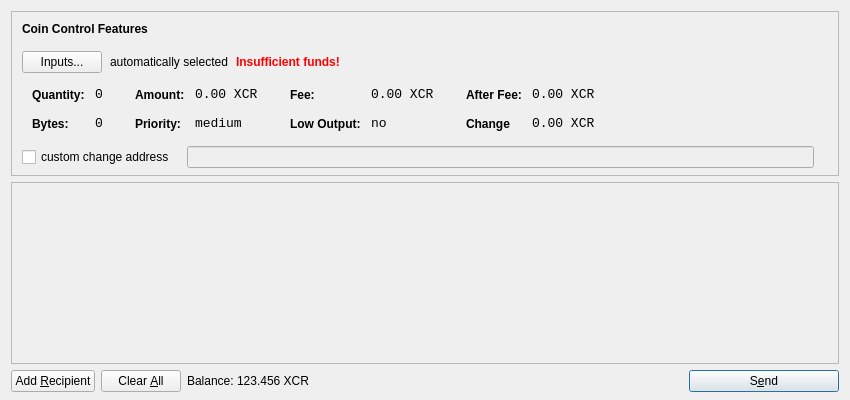
<?xml version="1.0" encoding="UTF-8"?>
<ui version="4.0">
 <class>SendCoinsDialog</class>
 <widget class="QDialog" name="SendCoinsDialog">
  <property name="geometry">
   <rect>
    <x>0</x>
    <y>0</y>
    <width>850</width>
    <height>400</height>
   </rect>
  </property>
  <property name="windowTitle">
   <string>Send Coins</string>
  </property>
  <layout class="QVBoxLayout" name="verticalLayout" stretch="0,1,0">
   <property name="bottomMargin">
    <number>8</number>
   </property>
   <item>
    <widget class="QFrame" name="frameCoinControl">
     <property name="sizePolicy">
      <sizepolicy hsizetype="Expanding" vsizetype="Expanding">
       <horstretch>0</horstretch>
       <verstretch>0</verstretch>
      </sizepolicy>
     </property>
     <property name="maximumSize">
      <size>
       <width>16777215</width>
       <height>16777215</height>
      </size>
     </property>
     <property name="frameShape">
      <enum>QFrame::StyledPanel</enum>
     </property>
     <property name="frameShadow">
      <enum>QFrame::Sunken</enum>
     </property>
     <layout class="QVBoxLayout" name="verticalLayoutCoinControl2">
      <property name="spacing">
       <number>-1</number>
      </property>
      <property name="leftMargin">
       <number>0</number>
      </property>
      <property name="topMargin">
       <number>0</number>
      </property>
      <property name="rightMargin">
       <number>0</number>
      </property>
      <property name="bottomMargin">
       <number>6</number>
      </property>
      <item>
       <layout class="QVBoxLayout" name="verticalLayoutCoinControl" stretch="0,0,0,0,1">
        <property name="spacing">
         <number>0</number>
        </property>
        <property name="leftMargin">
         <number>10</number>
        </property>
        <property name="topMargin">
         <number>10</number>
        </property>
        <item>
         <layout class="QHBoxLayout" name="horizontalLayoutCoinControl1">
          <property name="bottomMargin">
           <number>15</number>
          </property>
          <item>
           <widget class="QLabel" name="labelCoinControlFeatures">
            <property name="sizePolicy">
             <sizepolicy hsizetype="Preferred" vsizetype="Maximum">
              <horstretch>0</horstretch>
              <verstretch>0</verstretch>
             </sizepolicy>
            </property>
            <property name="font">
             <font>
              <weight>75</weight>
              <bold>true</bold>
             </font>
            </property>
            <property name="styleSheet">
             <string notr="true">font-weight:bold;</string>
            </property>
            <property name="text">
             <string>Coin Control Features</string>
            </property>
           </widget>
          </item>
         </layout>
        </item>
        <item>
         <layout class="QHBoxLayout" name="horizontalLayoutCoinControl2" stretch="0,0,0,0">
          <property name="spacing">
           <number>8</number>
          </property>
          <property name="bottomMargin">
           <number>10</number>
          </property>
          <item>
           <widget class="QPushButton" name="pushButtonCoinControl">
            <property name="styleSheet">
             <string notr="true"/>
            </property>
            <property name="text">
             <string>Inputs...</string>
            </property>
           </widget>
          </item>
          <item>
           <widget class="QLabel" name="labelCoinControlAutomaticallySelected">
            <property name="text">
             <string>automatically selected</string>
            </property>
            <property name="margin">
             <number>5</number>
            </property>
           </widget>
          </item>
          <item>
           <widget class="QLabel" name="labelCoinControlInsuffFunds">
            <property name="font">
             <font>
              <weight>75</weight>
              <bold>true</bold>
             </font>
            </property>
            <property name="styleSheet">
             <string notr="true">color:red;font-weight:bold;</string>
            </property>
            <property name="text">
             <string>Insufficient funds!</string>
            </property>
            <property name="margin">
             <number>5</number>
            </property>
           </widget>
          </item>
          <item>
           <spacer name="horizontalSpacerCoinControl">
            <property name="orientation">
             <enum>Qt::Horizontal</enum>
            </property>
            <property name="sizeHint" stdset="0">
             <size>
              <width>40</width>
              <height>1</height>
             </size>
            </property>
           </spacer>
          </item>
         </layout>
        </item>
        <item>
         <widget class="QWidget" name="widgetCoinControl" native="true">
          <property name="sizePolicy">
           <sizepolicy hsizetype="Preferred" vsizetype="Preferred">
            <horstretch>0</horstretch>
            <verstretch>0</verstretch>
           </sizepolicy>
          </property>
          <property name="minimumSize">
           <size>
            <width>0</width>
            <height>0</height>
           </size>
          </property>
          <property name="styleSheet">
           <string notr="true"/>
          </property>
          <layout class="QHBoxLayout" name="horizontalLayoutCoinControl5">
           <property name="margin">
            <number>0</number>
           </property>
           <item>
            <layout class="QHBoxLayout" name="horizontalLayoutCoinControl3" stretch="0,0,0,1">
             <property name="spacing">
              <number>20</number>
             </property>
             <property name="topMargin">
              <number>0</number>
             </property>
             <property name="bottomMargin">
              <number>10</number>
             </property>
             <item>
              <layout class="QFormLayout" name="formLayoutCoinControl1">
               <property name="horizontalSpacing">
                <number>10</number>
               </property>
               <property name="verticalSpacing">
                <number>14</number>
               </property>
               <property name="leftMargin">
                <number>10</number>
               </property>
               <property name="topMargin">
                <number>4</number>
               </property>
               <property name="rightMargin">
                <number>6</number>
               </property>
               <item row="0" column="0">
                <widget class="QLabel" name="labelCoinControlQuantityText">
                 <property name="styleSheet">
                  <string notr="true">font-weight:bold;</string>
                 </property>
                 <property name="text">
                  <string>Quantity:</string>
                 </property>
                 <property name="margin">
                  <number>0</number>
                 </property>
                </widget>
               </item>
               <item row="0" column="1">
                <widget class="QLabel" name="labelCoinControlQuantity">
                 <property name="font">
                  <font>
                   <family>Monospace</family>
                   <pointsize>10</pointsize>
                  </font>
                 </property>
                 <property name="cursor">
                  <cursorShape>IBeamCursor</cursorShape>
                 </property>
                 <property name="contextMenuPolicy">
                  <enum>Qt::ActionsContextMenu</enum>
                 </property>
                 <property name="text">
                  <string>0</string>
                 </property>
                 <property name="margin">
                  <number>0</number>
                 </property>
                 <property name="textInteractionFlags">
                  <set>Qt::LinksAccessibleByMouse|Qt::TextSelectableByKeyboard|Qt::TextSelectableByMouse</set>
                 </property>
                </widget>
               </item>
               <item row="1" column="0">
                <widget class="QLabel" name="labelCoinControlBytesText">
                 <property name="styleSheet">
                  <string notr="true">font-weight:bold;</string>
                 </property>
                 <property name="text">
                  <string>Bytes:</string>
                 </property>
                </widget>
               </item>
               <item row="1" column="1">
                <widget class="QLabel" name="labelCoinControlBytes">
                 <property name="font">
                  <font>
                   <family>Monospace</family>
                   <pointsize>10</pointsize>
                  </font>
                 </property>
                 <property name="cursor">
                  <cursorShape>IBeamCursor</cursorShape>
                 </property>
                 <property name="contextMenuPolicy">
                  <enum>Qt::ActionsContextMenu</enum>
                 </property>
                 <property name="text">
                  <string>0</string>
                 </property>
                 <property name="textInteractionFlags">
                  <set>Qt::LinksAccessibleByMouse|Qt::TextSelectableByKeyboard|Qt::TextSelectableByMouse</set>
                 </property>
                </widget>
               </item>
              </layout>
             </item>
             <item>
              <layout class="QFormLayout" name="formLayoutCoinControl2">
               <property name="horizontalSpacing">
                <number>10</number>
               </property>
               <property name="verticalSpacing">
                <number>14</number>
               </property>
               <property name="leftMargin">
                <number>6</number>
               </property>
               <property name="topMargin">
                <number>4</number>
               </property>
               <property name="rightMargin">
                <number>6</number>
               </property>
               <item row="0" column="0">
                <widget class="QLabel" name="labelCoinControlAmountText">
                 <property name="styleSheet">
                  <string notr="true">font-weight:bold;</string>
                 </property>
                 <property name="text">
                  <string>Amount:</string>
                 </property>
                 <property name="margin">
                  <number>0</number>
                 </property>
                </widget>
               </item>
               <item row="0" column="1">
                <widget class="QLabel" name="labelCoinControlAmount">
                 <property name="font">
                  <font>
                   <family>Monospace</family>
                   <pointsize>10</pointsize>
                  </font>
                 </property>
                 <property name="cursor">
                  <cursorShape>IBeamCursor</cursorShape>
                 </property>
                 <property name="contextMenuPolicy">
                  <enum>Qt::ActionsContextMenu</enum>
                 </property>
                 <property name="text">
                  <string>0.00 XCR</string>
                 </property>
                 <property name="textInteractionFlags">
                  <set>Qt::LinksAccessibleByMouse|Qt::TextSelectableByKeyboard|Qt::TextSelectableByMouse</set>
                 </property>
                </widget>
               </item>
               <item row="1" column="0">
                <widget class="QLabel" name="labelCoinControlPriorityText">
                 <property name="styleSheet">
                  <string notr="true">font-weight:bold;</string>
                 </property>
                 <property name="text">
                  <string>Priority:</string>
                 </property>
                </widget>
               </item>
               <item row="1" column="1">
                <widget class="QLabel" name="labelCoinControlPriority">
                 <property name="font">
                  <font>
                   <family>Monospace</family>
                   <pointsize>10</pointsize>
                  </font>
                 </property>
                 <property name="cursor">
                  <cursorShape>IBeamCursor</cursorShape>
                 </property>
                 <property name="contextMenuPolicy">
                  <enum>Qt::ActionsContextMenu</enum>
                 </property>
                 <property name="text">
                  <string>medium</string>
                 </property>
                 <property name="textInteractionFlags">
                  <set>Qt::LinksAccessibleByMouse|Qt::TextSelectableByKeyboard|Qt::TextSelectableByMouse</set>
                 </property>
                </widget>
               </item>
              </layout>
             </item>
             <item>
              <layout class="QFormLayout" name="formLayoutCoinControl3">
               <property name="horizontalSpacing">
                <number>10</number>
               </property>
               <property name="verticalSpacing">
                <number>14</number>
               </property>
               <property name="leftMargin">
                <number>6</number>
               </property>
               <property name="topMargin">
                <number>4</number>
               </property>
               <property name="rightMargin">
                <number>6</number>
               </property>
               <item row="0" column="0">
                <widget class="QLabel" name="labelCoinControlFeeText">
                 <property name="styleSheet">
                  <string notr="true">font-weight:bold;</string>
                 </property>
                 <property name="text">
                  <string>Fee:</string>
                 </property>
                 <property name="margin">
                  <number>0</number>
                 </property>
                </widget>
               </item>
               <item row="0" column="1">
                <widget class="QLabel" name="labelCoinControlFee">
                 <property name="font">
                  <font>
                   <family>Monospace</family>
                   <pointsize>10</pointsize>
                  </font>
                 </property>
                 <property name="cursor">
                  <cursorShape>IBeamCursor</cursorShape>
                 </property>
                 <property name="contextMenuPolicy">
                  <enum>Qt::ActionsContextMenu</enum>
                 </property>
                 <property name="text">
                  <string>0.00 XCR</string>
                 </property>
                 <property name="textInteractionFlags">
                  <set>Qt::LinksAccessibleByMouse|Qt::TextSelectableByKeyboard|Qt::TextSelectableByMouse</set>
                 </property>
                </widget>
               </item>
               <item row="1" column="0">
                <widget class="QLabel" name="labelCoinControlLowOutputText">
                 <property name="styleSheet">
                  <string notr="true">font-weight:bold;</string>
                 </property>
                 <property name="text">
                  <string>Low Output:</string>
                 </property>
                </widget>
               </item>
               <item row="1" column="1">
                <widget class="QLabel" name="labelCoinControlLowOutput">
                 <property name="font">
                  <font>
                   <family>Monospace</family>
                   <pointsize>10</pointsize>
                  </font>
                 </property>
                 <property name="cursor">
                  <cursorShape>IBeamCursor</cursorShape>
                 </property>
                 <property name="contextMenuPolicy">
                  <enum>Qt::ActionsContextMenu</enum>
                 </property>
                 <property name="text">
                  <string>no</string>
                 </property>
                 <property name="textInteractionFlags">
                  <set>Qt::LinksAccessibleByMouse|Qt::TextSelectableByKeyboard|Qt::TextSelectableByMouse</set>
                 </property>
                </widget>
               </item>
              </layout>
             </item>
             <item>
              <layout class="QFormLayout" name="formLayoutCoinControl4">
               <property name="horizontalSpacing">
                <number>10</number>
               </property>
               <property name="verticalSpacing">
                <number>14</number>
               </property>
               <property name="leftMargin">
                <number>6</number>
               </property>
               <property name="topMargin">
                <number>4</number>
               </property>
               <property name="rightMargin">
                <number>6</number>
               </property>
               <item row="0" column="0">
                <widget class="QLabel" name="labelCoinControlAfterFeeText">
                 <property name="styleSheet">
                  <string notr="true">font-weight:bold;</string>
                 </property>
                 <property name="text">
                  <string>After Fee:</string>
                 </property>
                 <property name="margin">
                  <number>0</number>
                 </property>
                </widget>
               </item>
               <item row="0" column="1">
                <widget class="QLabel" name="labelCoinControlAfterFee">
                 <property name="font">
                  <font>
                   <family>Monospace</family>
                   <pointsize>10</pointsize>
                  </font>
                 </property>
                 <property name="cursor">
                  <cursorShape>IBeamCursor</cursorShape>
                 </property>
                 <property name="contextMenuPolicy">
                  <enum>Qt::ActionsContextMenu</enum>
                 </property>
                 <property name="text">
                  <string>0.00 XCR</string>
                 </property>
                 <property name="textInteractionFlags">
                  <set>Qt::LinksAccessibleByMouse|Qt::TextSelectableByKeyboard|Qt::TextSelectableByMouse</set>
                 </property>
                </widget>
               </item>
               <item row="1" column="0">
                <widget class="QLabel" name="labelCoinControlChangeText">
                 <property name="styleSheet">
                  <string notr="true">font-weight:bold;</string>
                 </property>
                 <property name="text">
                  <string>Change</string>
                 </property>
                </widget>
               </item>
               <item row="1" column="1">
                <widget class="QLabel" name="labelCoinControlChange">
                 <property name="font">
                  <font>
                   <family>Monospace</family>
                   <pointsize>10</pointsize>
                  </font>
                 </property>
                 <property name="cursor">
                  <cursorShape>IBeamCursor</cursorShape>
                 </property>
                 <property name="contextMenuPolicy">
                  <enum>Qt::ActionsContextMenu</enum>
                 </property>
                 <property name="text">
                  <string>0.00 XCR</string>
                 </property>
                 <property name="textInteractionFlags">
                  <set>Qt::LinksAccessibleByMouse|Qt::TextSelectableByKeyboard|Qt::TextSelectableByMouse</set>
                 </property>
                </widget>
               </item>
              </layout>
             </item>
            </layout>
           </item>
          </layout>
         </widget>
        </item>
        <item>
         <layout class="QHBoxLayout" name="horizontalLayoutCoinControl4" stretch="0,0,0">
          <property name="spacing">
           <number>12</number>
          </property>
          <property name="sizeConstraint">
           <enum>QLayout::SetDefaultConstraint</enum>
          </property>
          <property name="topMargin">
           <number>5</number>
          </property>
          <property name="rightMargin">
           <number>5</number>
          </property>
          <item>
           <widget class="QCheckBox" name="checkBoxCoinControlChange">
            <property name="text">
             <string>custom change address</string>
            </property>
           </widget>
          </item>
          <item>
           <widget class="QLineEdit" name="lineEditCoinControlChange">
            <property name="enabled">
             <bool>false</bool>
            </property>
            <property name="sizePolicy">
             <sizepolicy hsizetype="Expanding" vsizetype="Fixed">
              <horstretch>0</horstretch>
              <verstretch>0</verstretch>
             </sizepolicy>
            </property>
           </widget>
          </item>
          <item>
           <widget class="QLabel" name="labelCoinControlChangeLabel">
            <property name="sizePolicy">
             <sizepolicy hsizetype="Preferred" vsizetype="Expanding">
              <horstretch>0</horstretch>
              <verstretch>0</verstretch>
             </sizepolicy>
            </property>
            <property name="minimumSize">
             <size>
              <width>0</width>
              <height>0</height>
             </size>
            </property>
            <property name="text">
             <string/>
            </property>
            <property name="margin">
             <number>3</number>
            </property>
           </widget>
          </item>
         </layout>
        </item>
        <item>
         <spacer name="verticalSpacerCoinControl">
          <property name="orientation">
           <enum>Qt::Vertical</enum>
          </property>
          <property name="sizeHint" stdset="0">
           <size>
            <width>800</width>
            <height>1</height>
           </size>
          </property>
         </spacer>
        </item>
       </layout>
      </item>
     </layout>
    </widget>
   </item>
   <item>
    <widget class="QScrollArea" name="scrollArea">
     <property name="widgetResizable">
      <bool>true</bool>
     </property>
     <widget class="QWidget" name="scrollAreaWidgetContents">
      <property name="geometry">
       <rect>
        <x>0</x>
        <y>0</y>
        <width>830</width>
        <height>165</height>
       </rect>
      </property>
      <layout class="QVBoxLayout" name="verticalLayout_2">
       <property name="margin">
        <number>0</number>
       </property>
       <item>
        <layout class="QVBoxLayout" name="entries">
         <property name="spacing">
          <number>6</number>
         </property>
        </layout>
       </item>
       <item>
        <spacer name="verticalSpacer">
         <property name="orientation">
          <enum>Qt::Vertical</enum>
         </property>
         <property name="sizeHint" stdset="0">
          <size>
           <width>20</width>
           <height>40</height>
          </size>
         </property>
        </spacer>
       </item>
      </layout>
     </widget>
    </widget>
   </item>
   <item>
    <layout class="QHBoxLayout" name="horizontalLayout">
     <item>
      <widget class="QPushButton" name="addButton">
       <property name="toolTip">
        <string>Send to multiple recipients at once</string>
       </property>
       <property name="text">
        <string>Add &amp;Recipient</string>
       </property>
       <property name="icon">
        <iconset resource="../bitcoin.qrc">
         <normaloff>:/icons/add</normaloff>:/icons/add</iconset>
       </property>
       <property name="autoDefault">
        <bool>false</bool>
       </property>
      </widget>
     </item>
     <item>
      <widget class="QPushButton" name="clearButton">
       <property name="sizePolicy">
        <sizepolicy hsizetype="Minimum" vsizetype="Fixed">
         <horstretch>0</horstretch>
         <verstretch>0</verstretch>
        </sizepolicy>
       </property>
       <property name="toolTip">
        <string>Remove all transaction fields</string>
       </property>
       <property name="text">
        <string>Clear &amp;All</string>
       </property>
       <property name="icon">
        <iconset resource="../bitcoin.qrc">
         <normaloff>:/icons/remove</normaloff>:/icons/remove</iconset>
       </property>
       <property name="autoRepeatDelay">
        <number>300</number>
       </property>
       <property name="autoDefault">
        <bool>false</bool>
       </property>
      </widget>
     </item>
     <item>
      <layout class="QHBoxLayout" name="horizontalLayout_2">
       <property name="spacing">
        <number>3</number>
       </property>
       <item>
        <widget class="QLabel" name="label">
         <property name="sizePolicy">
          <sizepolicy hsizetype="Preferred" vsizetype="Fixed">
           <horstretch>0</horstretch>
           <verstretch>0</verstretch>
          </sizepolicy>
         </property>
         <property name="text">
          <string>Balance:</string>
         </property>
        </widget>
       </item>
       <item>
        <widget class="QLabel" name="labelBalance">
         <property name="sizePolicy">
          <sizepolicy hsizetype="Preferred" vsizetype="Fixed">
           <horstretch>0</horstretch>
           <verstretch>0</verstretch>
          </sizepolicy>
         </property>
         <property name="cursor">
          <cursorShape>IBeamCursor</cursorShape>
         </property>
         <property name="text">
          <string>123.456 XCR</string>
         </property>
         <property name="textInteractionFlags">
          <set>Qt::LinksAccessibleByMouse|Qt::TextSelectableByKeyboard|Qt::TextSelectableByMouse</set>
         </property>
        </widget>
       </item>
      </layout>
     </item>
     <item>
      <spacer name="horizontalSpacer">
       <property name="orientation">
        <enum>Qt::Horizontal</enum>
       </property>
       <property name="sizeHint" stdset="0">
        <size>
         <width>40</width>
         <height>20</height>
        </size>
       </property>
      </spacer>
     </item>
     <item>
      <widget class="QPushButton" name="sendButton">
       <property name="minimumSize">
        <size>
         <width>150</width>
         <height>0</height>
        </size>
       </property>
       <property name="toolTip">
        <string>Confirm the send action</string>
       </property>
       <property name="text">
        <string>S&amp;end</string>
       </property>
       <property name="icon">
        <iconset resource="../bitcoin.qrc">
         <normaloff>:/icons/send</normaloff>:/icons/send</iconset>
       </property>
       <property name="default">
        <bool>true</bool>
       </property>
      </widget>
     </item>
    </layout>
   </item>
  </layout>
 </widget>
 <resources>
  <include location="../bitcoin.qrc"/>
 </resources>
 <connections/>
</ui>
